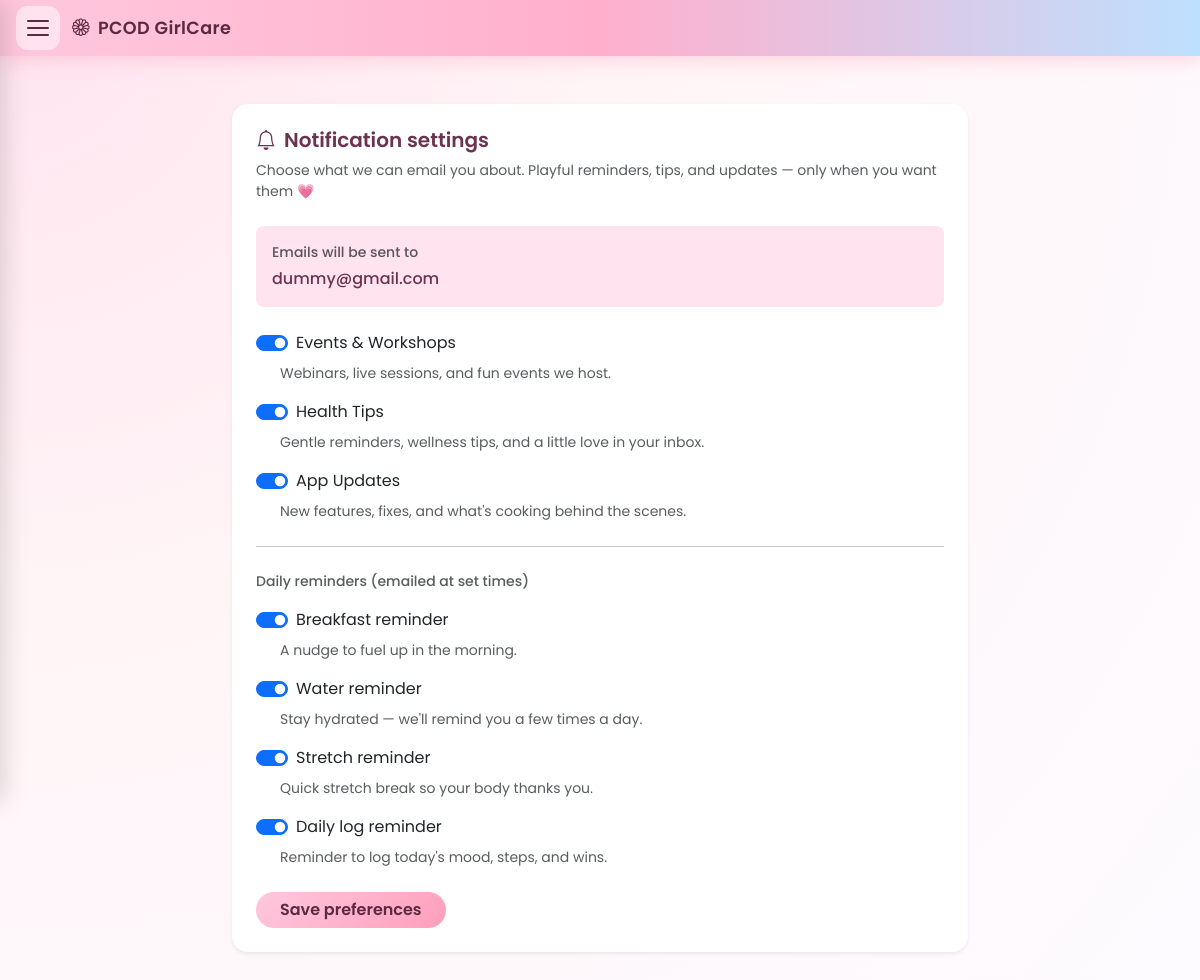
/notification-settings/ (signed in), run on the app's committed database.
### tracker/models.py (models this page shows, shortened)
class NotificationPreference(models.Model):
    user = models.OneToOneField(
        settings.AUTH_USER_MODEL,
        on_delete=models.CASCADE,
        related_name='notification_preference',
    )
    events_workshops = models.BooleanField(
        default=True,
        help_text='Events & Workshops notifications',
    )
    health_tips = models.BooleanField(
        default=True,
        help_text='Health Tips notifications',
    )
    app_updates = models.BooleanField(
        default=True,
        help_text='App Updates notifications',
    )
    breakfast_reminder = models.BooleanField(
        default=True,
        help_text='Breakfast reminder (scheduled email)',
    )
    water_reminder = models.BooleanField(
        default=True,
        help_text='Water reminder (scheduled email)',
    )
    stretch_reminder = models.BooleanField(
        default=True,
        help_text='Stretch reminder (scheduled email)',
    )
    daily_log_reminder = models.BooleanField(
        default=True,
        help_text='Daily log reminder – remind to enter today\'s log',
    )
    class Meta:
        verbose_name = 'Notification preference'
        verbose_name_plural = 'Notification preferences'

### tracker/views.py (the view)
# urls.py: path('notification-settings/', views.notification_settings, name='notification_settings'),
@login_required
def notification_settings(request):
    user = request.user
    prefs, _ = NotificationPreference.objects.get_or_create(user=user, defaults={})
    if request.method == 'POST':
        form = NotificationPreferenceForm(request.POST, instance=prefs)
        if form.is_valid():
            form.save()
            return redirect('tracker:notification_settings')
    else:
        form = NotificationPreferenceForm(instance=prefs)
    return render(request, 'tracker/notification_settings.html', {
        'form': form,
        'notification_email': getattr(user, 'email', '') or '',
    })

### tracker/forms.py
class NotificationPreferenceForm(forms.ModelForm):
    class Meta:
        model = NotificationPreference
        fields = (
            'events_workshops', 'health_tips', 'app_updates',
            'breakfast_reminder', 'water_reminder', 'stretch_reminder', 'daily_log_reminder',
        )
        widgets = {
            'events_workshops': forms.CheckboxInput(attrs={'class': 'form-check-input'}),
            'health_tips': forms.CheckboxInput(attrs={'class': 'form-check-input'}),
            'app_updates': forms.CheckboxInput(attrs={'class': 'form-check-input'}),
            'breakfast_reminder': forms.CheckboxInput(attrs={'class': 'form-check-input'}),
            'water_reminder': forms.CheckboxInput(attrs={'class': 'form-check-input'}),
            'stretch_reminder': forms.CheckboxInput(attrs={'class': 'form-check-input'}),
            'daily_log_reminder': forms.CheckboxInput(attrs={'class': 'form-check-input'}),
        }

### tracker/templates/tracker/notification_settings.html (shortened to what this page needs)
{% extends 'tracker/base_nav.html' %}
{% load static %}
{% block extra_css %}<link rel="stylesheet" href="{% static 'tracker/css/dashboard.css' %}">{% endblock %}
{% block content %}
<div class="container py-4">
    <div class="row justify-content-center">
        <div class="col-lg-8">
            <div class="card border-0 rounded-4 shadow-sm">
                <div class="card-body p-4">
                    <h2 class="h5 mb-2 fw-semibold" style="color:#6b3350;">
                        <i class="bi bi-bell me-2"></i>Notification settings
                    </h2>
                    <p class="text-muted small mb-4">Choose what we can email you about. Playful reminders, tips, and updates — only when you want them 💗</p>
                    <div class="mb-4 p-3 rounded-3" style="background:#ffe4ef;">
                        <span class="small fw-medium text-muted d-block mb-1">Emails will be sent to</span>
                        <span class="fw-medium" style="color:#6b3350;">{{ notification_email|default:"(no email set)" }}</span>
                    </div>
                    <form method="post" action="{% url 'tracker:notification_settings' %}">
                        <div class="mb-3">
                            <div class="form-check form-switch mb-2">
                                {{ form.events_workshops }}
                                <label class="form-check-label" for="id_events_workshops">Events & Workshops</label>
                            </div>
                            <small class="text-muted d-block ms-4">Webinars, live sessions, and fun events we host.</small>
                        </div>
                        <div class="mb-3">
                            <div class="form-check form-switch mb-2">
                                {{ form.health_tips }}
                                <label class="form-check-label" for="id_health_tips">Health Tips</label>
                            </div>
                            <small class="text-muted d-block ms-4">Gentle reminders, wellness tips, and a little love in your inbox.</small>
                        </div>
                        <div class="mb-3">
                            <div class="form-check form-switch mb-2">
                                {{ form.app_updates }}
                                <label class="form-check-label" for="id_app_updates">App Updates</label>
                            </div>
                            <small class="text-muted d-block ms-4">New features, fixes, and what's cooking behind the scenes.</small>
                        </div>
                        <hr class="my-4">
                        <p class="small fw-medium text-muted mb-3">Daily reminders (emailed at set times)</p>
                        <div class="mb-3">
                            <div class="form-check form-switch mb-2">
                                {{ form.breakfast_reminder }}
                                <label class="form-check-label" for="id_breakfast_reminder">Breakfast reminder</label>
                            </div>
                            <small class="text-muted d-block ms-4">A nudge to fuel up in the morning.</small>
                        </div>
                        <div class="mb-3">
                            <div class="form-check form-switch mb-2">
                                {{ form.water_reminder }}
                                <label class="form-check-label" for="id_water_reminder">Water reminder</label>
                            </div>
                            <small class="text-muted d-block ms-4">Stay hydrated — we'll remind you a few times a day.</small>
                        </div>
                        <div class="mb-3">
                            <div class="form-check form-switch mb-2">
                                {{ form.stretch_reminder }}
                                <label class="form-check-label" for="id_stretch_reminder">Stretch reminder</label>
                            </div>
                            <small class="text-muted d-block ms-4">Quick stretch break so your body thanks you.</small>
                        </div>
                        <div class="mb-4">
                            <div class="form-check form-switch mb-2">
                                {{ form.daily_log_reminder }}
                                <label class="form-check-label" for="id_daily_log_reminder">Daily log reminder</label>
                            </div>
                            <small class="text-muted d-block ms-4">Reminder to log today's mood, steps, and wins.</small>
                        </div>
                        <button type="submit" class="btn rounded-pill px-4" style="background:linear-gradient(135deg,#ffc8dd,#ff9ebc);border:none;color:#5b2941;font-weight:600;">
                            Save preferences
                        </button>
                    </form>
                </div>
            </div>
        </div>
    </div>
</div>
{% endblock %}

### tracker/static/tracker/css/base.css (style rules this page uses)
:root { --bg-main: #fff5f7; --bg-card: #ffffff; --pink: #ff9ebc; --pink-soft: #ffcede; --lavender: #d8c6ff; --mint: #c9f0dd; --peach: #ffd8b5; --text-main: #6f4b5c; --text-muted-soft: #9b7688; }
body { background: radial-gradient(circle at top left, #ffe4ef 0%, #fff5f7 40%, #fdfbff 100%); font-family: "Poppins", system-ui, -apple-system, BlinkMacSystemFont, "Segoe UI", sans-serif; color: var(--text-main); }
h2, h5 { font-weight: 600; }
p, small, li { color: var(--text-main); font-weight: 400; }

### tracker/static/tracker/css/nav.css (style rules this page uses)
.body-with-nav { min-height: 100vh; padding-top: 56px; }

### tracker/static/tracker/css/dashboard.css (style rules this page uses)
.card { background: var(--bg-card); border: none; border-radius: 24px; box-shadow: 0 18px 35px rgba(255, 143, 177, 0.18); transition: transform 0.25s ease, box-shadow 0.25s ease; }

### data on the page
NotificationPreference: events_workshops "☑", health_tips "☑", app_updates "☑", breakfast_reminder "☑", water_reminder "☑", stretch_reminder "☑", daily_log_reminder "☑"

### other printed values
{{ notification_email|default:"(no email set)" }} "dummy@gmail.com"
